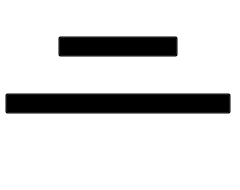
        <widget class="QFrame" name="frame_2">
         <property name="styleSheet">
          <string notr="true">background: transparent;</string>
         </property>
         <property name="frameShape">
          <enum>QFrame::StyledPanel</enum>
         </property>
         <property name="frameShadow">
          <enum>QFrame::Raised</enum>
         </property>
         <widget class="QWidget" name="verticalLayoutWidget">
          <property name="geometry">
           <rect>
            <x>0</x>
            <y>0</y>
            <width>231</width>
            <height>181</height>
           </rect>
          </property>
          <layout class="QVBoxLayout" name="verticalLayout_2">
           <property name="spacing">
            <number>0</number>
           </property>
           <property name="leftMargin">
            <number>5</number>
           </property>
           <property name="topMargin">
            <number>0</number>
           </property>
           <property name="bottomMargin">
            <number>30</number>
           </property>
           <item alignment="Qt::AlignHCenter">
            <widget class="QToolButton" name="toolButton_14">
             <property name="sizePolicy">
              <sizepolicy hsizetype="Expanding" vsizetype="Fixed">
               <horstretch>0</horstretch>
               <verstretch>0</verstretch>
              </sizepolicy>
             </property>
             <property name="minimumSize">
              <size>
               <width>120</width>
               <height>0</height>
              </size>
             </property>
             <property name="styleSheet">
              <string notr="true"/>
             </property>
             <property name="text">
              <string>...</string>
             </property>
             <property name="icon">
              <iconset>
               <normaloff>resources/images/home.png</normaloff>resources/images/home.png</iconset>
             </property>
             <property name="iconSize">
              <size>
               <width>240</width>
               <height>40</height>
              </size>
             </property>
            </widget>
           </item>
           <item>
            <widget class="QToolButton" name="toolButton_15">
             <property name="sizePolicy">
              <sizepolicy hsizetype="Expanding" vsizetype="Fixed">
               <horstretch>0</horstretch>
               <verstretch>0</verstretch>
              </sizepolicy>
             </property>
             <property name="minimumSize">
              <size>
               <width>150</width>
               <height>0</height>
              </size>
             </property>
             <property name="styleSheet">
              <string notr="true"/>
             </property>
             <property name="text">
              <string>...</string>
             </property>
             <property name="icon">
              <iconset>
               <normaloff>resources/images/help.png</normaloff>resources/images/help.png</iconset>
             </property>
             <property name="iconSize">
              <size>
               <width>240</width>
               <height>40</height>
              </size>
             </property>
            </widget>
           </item>
          </layout>
         </widget>
        </widget>
